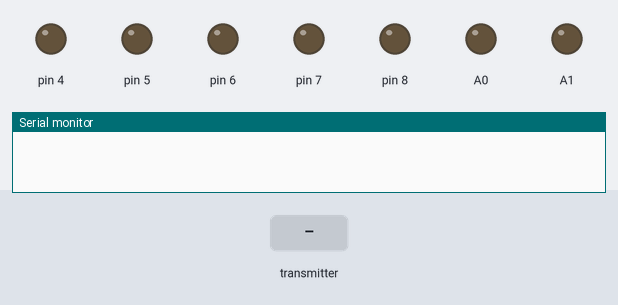
Bench run of a sketch on a simulated Arduino Uno, built with avr-gcc and run on an emulated ATmega328P. Parts: output pins drawn as LEDs (lit = HIGH), the last lines printed to the serial monitor. Inputs (shaded band) come from the test bench. No radio packets arrive unless stated.

Above: at 1.2 s.
1.3 s: the transmitter starts sending recieved_data.0 = 0
At 2.2 s:
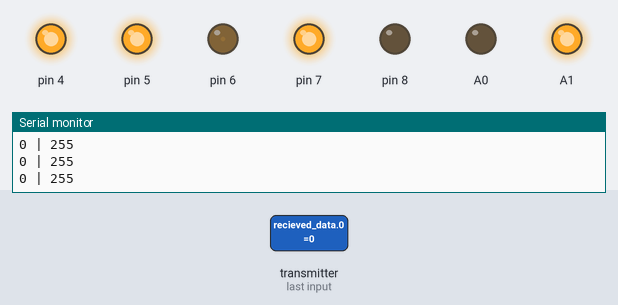
2.8 s: the transmitter starts sending recieved_data.1 = 128
At 3.3 s:
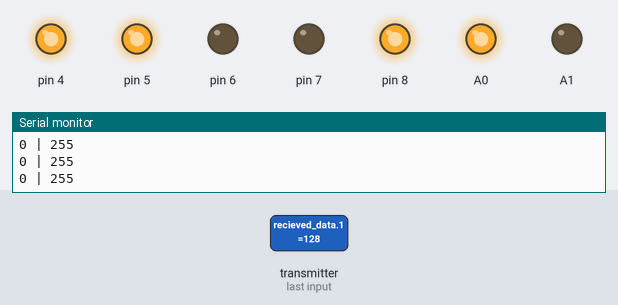
4.3 s: the transmitter starts sending recieved_data.2 = 255
At 5.5 s:
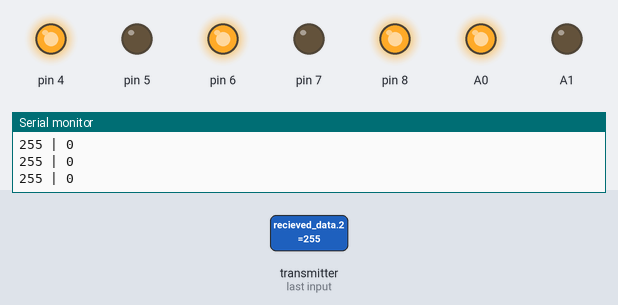
5.8 s: the transmitter starts sending recieved_data.2 = 64
At 6.8 s:
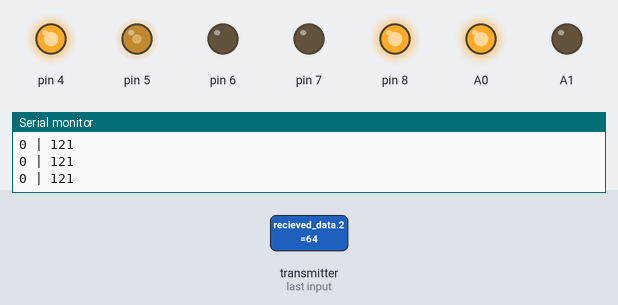
7.3 s: the transmitter starts sending recieved_data.1 = 0
At 7.9 s:
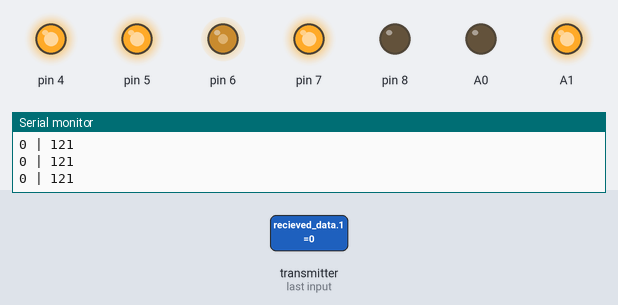
8.8 s: the transmitter starts sending recieved_data.2 = 128
At 9.1 s:
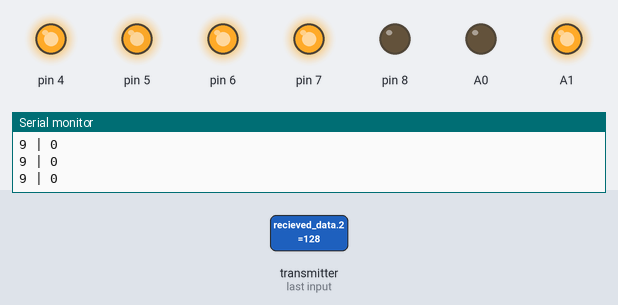
Timing chart, 0 to 11.3 s (numbered marks = the images above; inputs shaded):
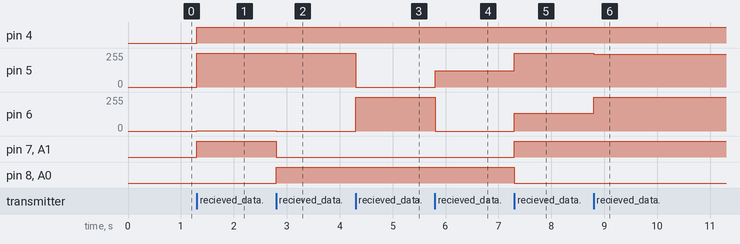

The sketch:

RX1.2.ino
```cpp
#include <SPI.h>
#include "nRF24L01.h"
#include "RF24.h"

RF24 radio(9,10); // "создать" модуль на пинах 9 и 10 Для Уно
//RF24 radio(9,53); // для Меги

byte address[][6] = {"1Node","2Node","3Node","4Node","5Node","6Node"};  //возможные номера труб
byte recieved_data[4];
void setup(){
  Serial.begin(9600); //открываем порт для связи с ПК

  pinMode(4, OUTPUT);

  pinMode(A0, OUTPUT);
  pinMode(A1, OUTPUT);
  pinMode(5, OUTPUT);

  pinMode(7, OUTPUT);
  pinMode(8, OUTPUT);
  pinMode(6, OUTPUT);


  radio.begin(); //активировать модуль
  radio.setAutoAck(0);         //режим подтверждения приёма, 1 вкл 0 выкл
  radio.setRetries(0,15);     //(время между попыткой достучаться, число попыток)
  radio.enableAckPayload();    //разрешить отсылку данных в ответ на входящий сигнал
  radio.setPayloadSize(32);     //размер пакета, в байтах

  radio.openReadingPipe(1,address[0]);      //хотим слушать трубу 0
  radio.setChannel(0x60);  //выбираем канал (в котором нет шумов!)

  radio.setPALevel (RF24_PA_MAX); //уровень мощности передатчика. На выбор RF24_PA_MIN, RF24_PA_LOW, RF24_PA_HIGH, RF24_PA_MAX
  radio.setDataRate (RF24_1MBPS); //скорость обмена. На выбор RF24_2MBPS, RF24_1MBPS, RF24_250KBPS
  //должна быть одинакова на приёмнике и передатчике!
  //при самой низкой скорости имеем самую высокую чувствительность и дальность!!

  radio.powerUp(); //начать работу
  radio.startListening();  //начинаем слушать эфир, мы приёмный модуль
}

void loop() {
    byte pipeNo;
    while( radio.available(&pipeNo)){    // слушаем эфир со всех труб
      radio.read( &recieved_data, sizeof(recieved_data) ); //читаем присланный массив
      digitalWrite(4, HIGH);

      int x1p = constrain(map(recieved_data[1], 128, 255, 0, 255), 0, 255); //обрезаем и переворачиваем значения
      int x1b = constrain(map(recieved_data[1], 128, 0, 0, 255), 0, 255); //обрезаем и переворачиваем значения
      int y2r = constrain(map(recieved_data[2], 122, 255, 100, 1), 0, 100); //обрезаем и переворачиваем значения
      int y2l = constrain(map(recieved_data[2], 122, 0, 100, 1), 0, 100); //обрезаем и переворачиваем значения

      int stl = constrain(map(recieved_data[2], 123, 255, 0, 255), 0, 255); //обрезаем и переворачиваем значения
      int str = constrain(map(recieved_data[2], 122, 0, 0, 255), 0, 255); //обрезаем и переворачиваем значения

      //Serial.print(x1p); Serial.print(" | "); Serial.print(x1b); Serial.print(" | "); Serial.print(y2r); Serial.print(" | "); Serial.print(y2l); Serial.println();
      int spr = constrain(x1p * y2r / 100, 0, 255); //скорость правого колеса
      int spl = constrain(x1p * y2l / 100, 0, 255); //скорость левого колеса
      int bspr = constrain(x1b * y2r / 100, 0, 255); //скорость правого колеса назад
      int bspl = constrain(x1b * y2l / 100, 0, 255); //скорость левого колеса назад
      Serial.print(stl); Serial.print(" | "); Serial.print(str); Serial.println();
      //Serial.print(recieved_data[2]); Serial.println();
      if (recieved_data[1]>138)
    { digitalWrite(A1, LOW);
      digitalWrite(A0, HIGH);
      analogWrite(5, spr);

      digitalWrite(7, LOW);
      digitalWrite(8, HIGH);
      analogWrite(6, spl);
    } else if (recieved_data[1]<118)
    { digitalWrite(A1, !LOW);
      digitalWrite(A0, !HIGH);
      analogWrite(5, bspr);

      digitalWrite(7, !LOW);
      digitalWrite(8, !HIGH);
      analogWrite(6, bspl);
    }else if (118<recieved_data[1]<138)
    { digitalWrite(A1, LOW);
      digitalWrite(A0, HIGH);
      analogWrite(5, str);

      digitalWrite(7, LOW);
      digitalWrite(8, HIGH);
      analogWrite(6, stl);
      }
  }
}
```

Measured:
- after the input at 1.3 s, pin 4, pin 7, A1: LOW → HIGH at once; pin 5: 0/255 → 255/255 at once; pin 6: 0/255 → 2/255 at once
- after the input at 2.8 s, pin 6: 2/255 → 0/255 at once; pin 7, A1: HIGH → LOW at once; pin 8, A0: LOW → HIGH at once
- after the input at 4.3 s, pin 5: 255/255 → 0/255 at once; pin 6: 0/255 → 255/255 at once
- after the input at 5.8 s, pin 5: 0/255 → 121/255 at once; pin 6: 255/255 → 0/255 at once
- after the input at 7.3 s, pin 5: 121/255 → 255/255 at once; pin 6: 0/255 → 135/255 at once; pin 7, A1: LOW → HIGH at once; pin 8, A0: HIGH → LOW at once
- after the input at 8.8 s, pin 5: 255/255 → 244/255 at once; pin 6: 135/255 → 255/255 at once
